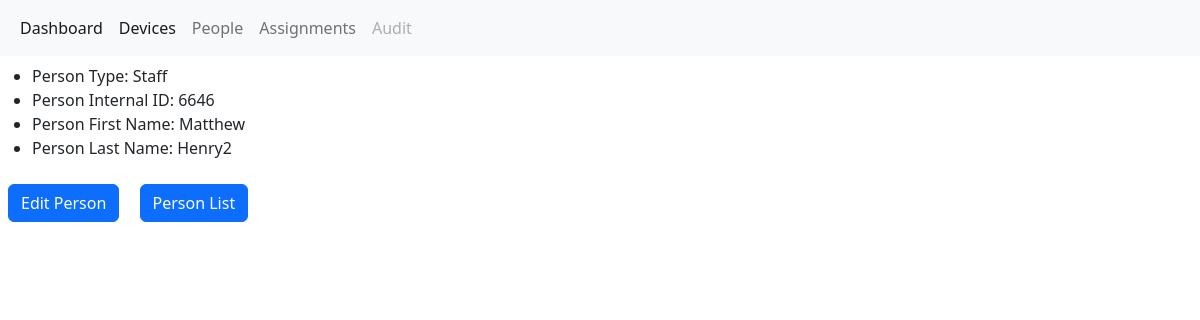
Screenshot of /people/1/ with the database file from the repository.
### people/models.py (models this page shows, shortened)
class Person(models.Model):
    first_name = models.CharField(max_length=255)
    middle_name = models.CharField(max_length=255)
    last_name = models.CharField(max_length=255)
    email = models.EmailField(unique=True)
    internal_id = models.CharField(max_length=255, unique=True)
    type = models.ForeignKey("PersonType", on_delete=models.PROTECT)
    status = models.ForeignKey("PersonStatus", on_delete=models.PROTECT)
    buildings = models.ManyToManyField(Building)
    rooms = models.ManyToManyField(Room)

class PersonType(models.Model):
    name = models.CharField(max_length=255)
    def __str__(self):
        return f"{self.name}"

### people/views.py (the view)
# urls.py: path('<int:pk>/', PersonDetailView.as_view(), name='detail'),
class PersonDetailView(DetailView):
    model = Person

### people/templates/people/person_detail.html (shortened to what this page needs)
{% extends "dashboard/dashboard.html" %}
{% block content %}
{% if person %}
    <ul>
        <li>Person Type: {{person.type}}</li>
        <li>Person Internal ID: {{person.internal_id}}</li>
        <li>Person First Name: {{person.first_name}}</li>
        <li>Person Last Name: {{person.last_name}}</li>
    </ul>
    <a class="btn btn-primary m-2" role="button" href="{% url 'people:edit' person.id%}">Edit Person</a>
    <a class="btn btn-primary m-2" role="button" href="{% url 'people:index' %}">Person List</a>
{% else %}
    <p>Person Not Found</p>
{% endif %}
{% endblock content %}

### rows the page displays
Person: type "Staff", internal_id "6646", first_name "Matthew", last_name "Henry2"
